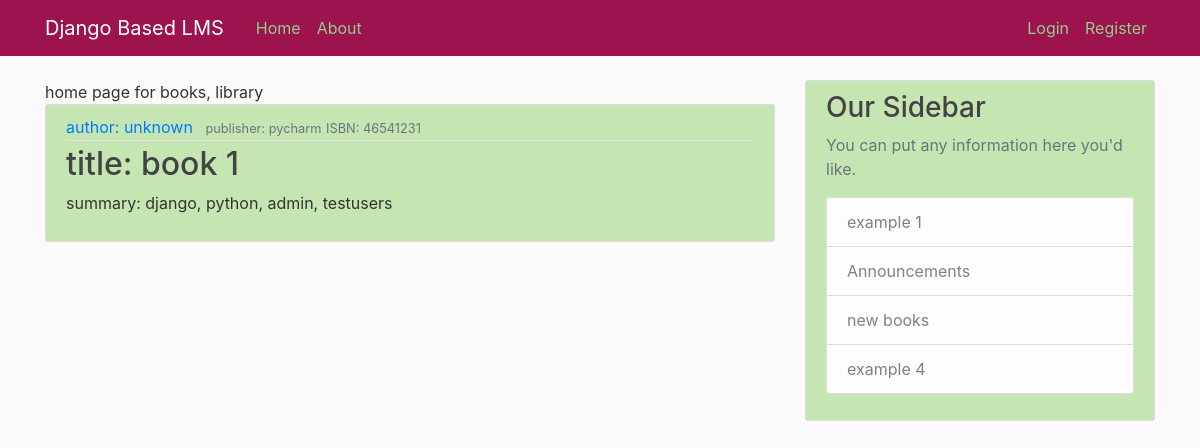
The app's page /all_books/, older data.
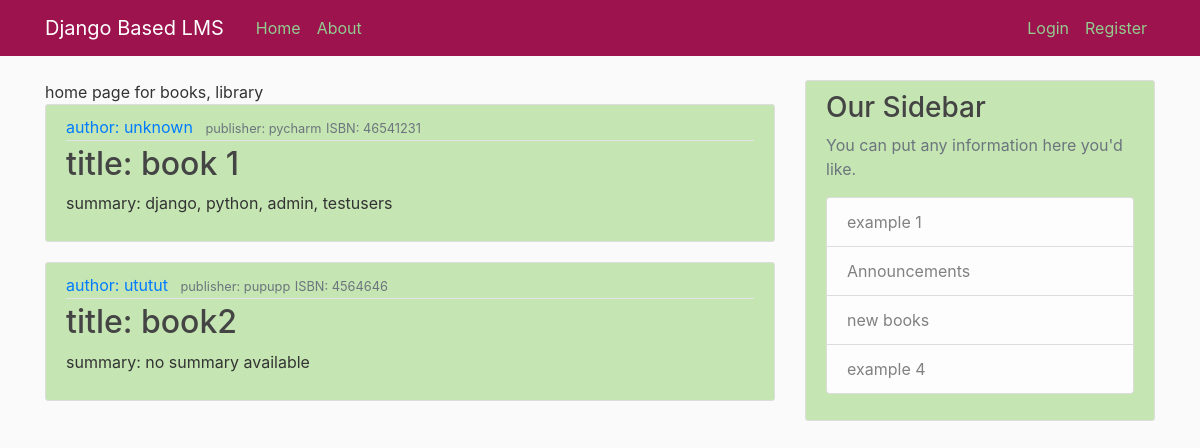
The same page, newer data.
### all_books/models.py (models this page shows, shortened)
class Books(models.Model):
    title = models.CharField(max_length=100, default='none')
    author = models.CharField(max_length=50, default='none')
    publisher = models.CharField(max_length=50, default='none')
    summary = models.CharField(max_length=500, default='none')
    ISBN = models.IntegerField()
    availability = models.ForeignKey(User, on_delete=models.CASCADE)

### all_books/views.py (the view)
# urls.py: path('', BookListView.as_view(), name='all_books_home'),
class BookListView(ListView):
    model = Books
    template_name = 'all_books/home.html'
    context_object_name = 'books'

### all_books/templates/all_books/home.html
{% extends "all_books/base.html" %}
{%block content%}
home page for books, library
{% for book in books %}
<article class="media content-section">
  <div class="media-body">
    <div class="article-metadata">
      <a class="mr-2" href="#">author: {{ book.author }}</a>
      <small class="text-muted">publisher: {{ book.publisher }}</small>
      <small class="text-muted">ISBN: {{ book.ISBN }}</small>
    </div>
    <h2><a class="article-title" href="#">title: {{ book.title }}</a></h2>
    <p class="article-content">summary: {{ book.summary }}</p>
  </div>
</article>
{% endfor %}
{%endblock content%}

### all_books/templates/all_books/base.html (shortened to what this page needs)
{% load static %}
<!DOCTYPE html>
<html lang="en">
<head>
    <link rel="stylesheet" href="https://maxcdn.bootstrapcdn.com/bootstrap/4.0.0/css/bootstrap.min.css">
    <link rel="stylesheet" href="{% static 'all_books/main.css' %}">
    </head>
<body>
<header class="site-header">
  <nav class="navbar navbar-expand-md navbar-dark bg-steel fixed-top">
    <div class="container">
      <a class="navbar-brand mr-4" href="/">Django Based LMS</a>
      <div class="collapse navbar-collapse" id="navbarToggle">
        <div class="navbar-nav mr-auto">
          <a class="nav-item nav-link" href="/all_books">Home</a>
          <a class="nav-item nav-link" href="/all_books/about">About</a>
        </div>
        <div class="navbar-nav">
            {% if user.is_authenticated %}
                <a class="nav-item nav-link" href="{% url 'logout' %}">Logout</a>
                <a class="nav-item nav-link" href="{% url 'user_profile' %}">Profile</a>
            {% else %}
              <a class="nav-item nav-link" href="{% url 'login' %}">Login</a>
              <a class="nav-item nav-link" href="{% url 'register' %}">Register</a>
            {% endif %}
        </div>
      </div>
    </div>
  </nav>
</header>
<main role="main" class="container">
  <div class="row">
    <div class="col-md-8">
      {% block content %}{% endblock %}
    </div>
    <div class="col-md-4">
      <div class="content-section">
        <h3>Our Sidebar</h3>
        <p class='text-muted'>You can put any information here you'd like.
          <ul class="list-group">
            <li class="list-group-item list-group-item-light">example 1</li>
            <li class="list-group-item list-group-item-light">Announcements</li>
            <li class="list-group-item list-group-item-light">new books</li>
            <li class="list-group-item list-group-item-light">example 4</li>
          </ul>
        </p>
      </div>
    </div>
  </div>
</main>
</body>
</html>

### all_books/static/all_books/main.css (style rules this page uses)
body { background: #fafafa; color: #333333; margin-top: 5rem; }
h1, h2, h3, h4, h5, h6 { color: #444444; }
ul { margin: 0; }
.bg-steel { background-color: #9c134e; }
.site-header .navbar-nav .nav-link { color: #94cc8f; }
.content-section { background: #c5e6b3; padding: 10px 20px; border: 1px solid #dddddd; border-radius: 3px; margin-bottom: 20px; }
.article-title { color: #444444; }
.article-content { white-space: pre-line; }
.article-metadata { padding-bottom: 1px; margin-bottom: 4px; border-bottom: 1px solid #e3e3e3 }

Row changes from the older to the newer data that the page shows:
added Books: author "ututut", publisher "pupupp", ISBN "4564646", title "book2", summary "no summary available"
